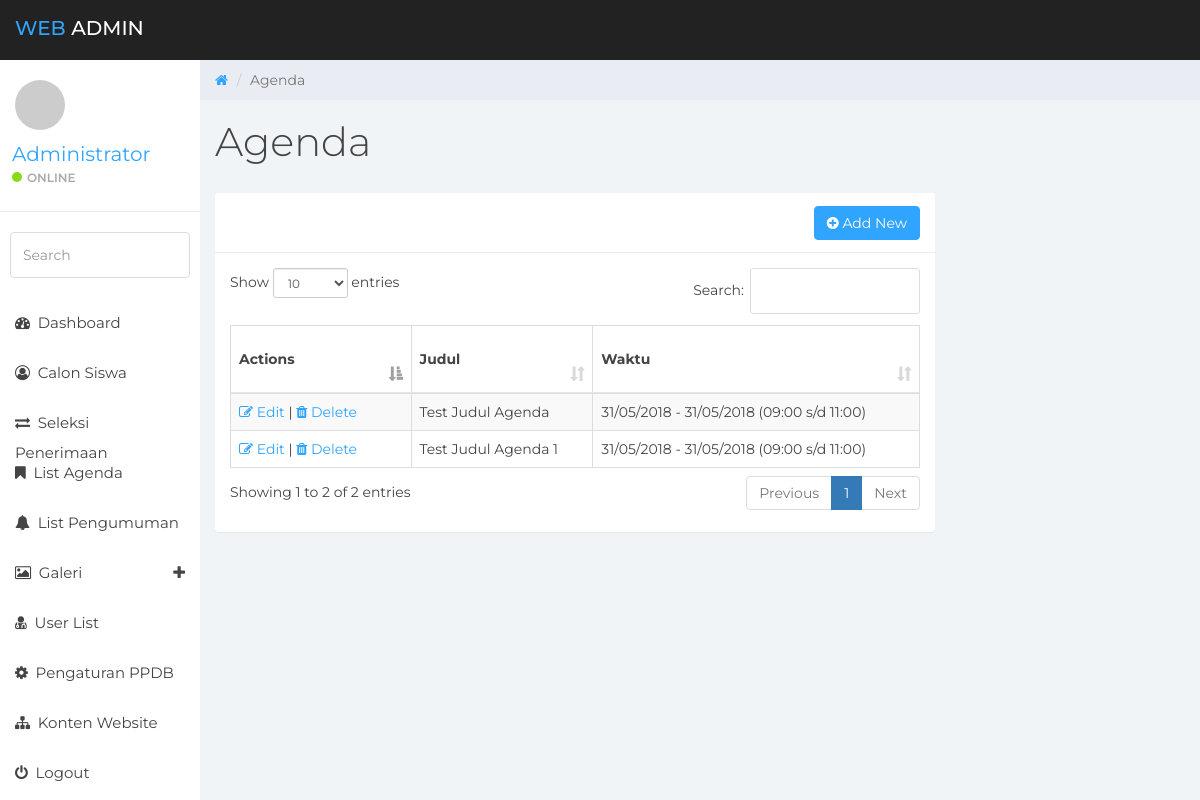
The app's page /sysadmin/?page=list-agenda (signed in) with its own data.
### tables this page shows
CREATE TABLE `agenda` (
  `ag_id` int(11) NOT NULL,
  `ag_tgl_posting` date NOT NULL,
  `ag_tgl_mulai` date NOT NULL,
  `ag_tgl_selesai` date NOT NULL,
  `ag_jam` varchar(50) NOT NULL,
  `ag_judul` varchar(100) NOT NULL,
  `ag_konten` text NOT NULL,
  `ag_tipe` enum('agenda','pengumuman') NOT NULL,
  `ag_publish` enum('Y','N') NOT NULL
);

### includes/constants.php (called while the page is built, shortened)
<?php
$baseurl = "http://".$_SERVER['HTTP_HOST'].str_replace(basename($_SERVER['SCRIPT_NAME']),"",$_SERVER['SCRIPT_NAME']);
?>

### includes/class.db.php (called while the page is built, shortened)
<?php
class DB
{
    private $link = null;
    static $inst = null;
    public function __construct()
    {
        try {
            $this->link = new mysqli( DB_HOST, DB_USER, DB_PASS, DB_NAME );
            $this->link->set_charset( "utf8" );
        } catch ( Exception $e ) {
            die( 'Unable to connect to database' );
        }
    }
    public function get_results( $query, $object = false )
    {
        $results = $this->link->query( $query );
        if( $this->link->error )
        {
            $this->log_db_errors( $this->link->error, $query );
            return false;
        }
        else
        {
            $row = array();
            while( $r = ( !$object ) ? $results->fetch_assoc() : $results->fetch_object() )
            {
                $row[] = $r;
            }
            return $row;
        }
    }
    static function getInstance()
    {
        if( self::$inst == null )
        {
            self::$inst = new DB();
        }
        return self::$inst;
    }
}

### sysadmin/modules/agenda/v_list.php (the view, shortened to what this page needs)
<?php
$pagetitle = "Agenda";
$act = "modules/agenda/do_task.php";
$getpage = "list-agenda";
$getact = htmlspecialchars($_GET["act"], ENT_QUOTES, 'UTF-8');
?>
<div class="row">
    <ol class="breadcrumb">
        <li><a href="<?php echo $baseurl;?>">
            <em class="fa fa-home"></em>
        </a></li>
        <li class="active"><?php echo $pagetitle;?></li>
    </ol>
</div>
<div class="row">
    <div class="col-lg-12">
        <h1 class="page-header"><?php echo $pagetitle;?></h1>
    </div>
</div>
<?php
switch($getact){
    default:
?>
<div class="row">
    <div class="col-lg-9">
        <div class="panel panel-default">
            <div class="panel-heading">
                <span class="pull-right"><button class="btn btn-primary" onclick="location.href='?page=<?php echo $getpage; ?>&act=add';"><i class="fa fa-plus-circle"></i> Add New</button> </span>
            </div>
            <div class="panel-body">
                <table id="example" class="table table-striped table-bordered" style="width:100%">
                    <thead>
                        <tr>
                            <th>Actions</th>
                            <th>Judul</th>
                            <th>Waktu</th>
                        </tr>
                    </thead>
                    <tbody>
                        <?php
                            $query = "SELECT * FROM agenda WHERE ag_tipe = 'agenda'";
                            $results = $database->get_results( $query );
                            foreach( $results as $row )
                            {
                                $jam_mulai = date("d/m/Y", strtotime($row[ag_tgl_mulai]));
                                $jam_selesai = date("d/m/Y", strtotime($row[ag_tgl_selesai]));
                                $waktu = $jam_mulai." - ".$jam_selesai." (".$row[ag_jam].")";
                                echo "<tr>";
                                    echo "<td>
                                            <a href='?page=$getpage&act=edit&key=$row[ag_id]'><i class='fa fa-edit'></i> Edit</a> |
                                            <a href='$act?page=$getpage&act=delete&key=$row[ag_id]'><i class='fa fa-trash'></i> Delete</a>
                                        </td>";
                                    echo "<td>$row[ag_judul]</td>";
                                    echo "<td>$waktu</td>";
                                echo "</tr>";
                            }
                        ?>
                    </tbody>
                </table>
            </div>
        </div>
    </div>
</div>
<?php
break;
?>
<?php
}
?>

### sysadmin/assets/css/styles.css (style rules this page uses)
body { background: #f1f4f7; padding-top: 60px; font-size: 14px; color: #444444; font-family: "Montserrat", "Helvetica Neue", Helvetica, Arial, sans-serif; }
a, a:hover, a:focus { color: #30a5ff; }
h1, h2, h3, h4, h5, h6 { color: #444444; }
h1 { font-weight: 300; font-size: 40px; }
.btn-primary, .btn-primary:hover, .btn-primary:focus, .btn-primary:active, .btn-primary.active, .open > .dropdown-toggle.btn-primary, .btn-primary.disabled, .btn-primary[disabled], fieldset[disabled] .btn-primary, .btn-primary.disabled:hover, .btn-primary[disabled]:hover, fieldset[disabled] .btn-primary:hover, .btn-primary.disabled:focus, .btn-primary[disabled]:focus, fieldset[disabled] .btn-primary:focus, .btn-primary.disabled:active, .btn-primary[disabled]:active, fieldset[disabled] .btn-primary:active, .btn-primary.disabled.active, .btn-primary[disabled].active, fieldset[disabled] .btn-primary.active { background-color: #30a5ff; border-color: #30a5ff; }
.panel { border: 0; }
.panel-heading { font-size: 20px; font-weight: 300; letter-spacing: 0.025em; height: 60px; line-height: 38px; }
.panel-default .panel-heading { background: #fff; border-bottom: 1px solid #e9ecf2; color: #444444; }
.panel-heading span { margin: 0px; font-size: 14px; }
.breadcrumb { border-radius: 0; padding: 10px 15px 10px 15px; background: #e9ecf2; margin: 0; }
h1.page-header { margin-top: 20px; border-bottom: 0; }
.table { background: #fff; }
.table > thead > tr > th { border-bottom: 1px solid #e6e7e8; vertical-align: middle; height: 50px; }

### records on screen
agenda: ag_judul "Test Judul Agenda", waktu "31/05/2018 - 31/05/2018 (09:00 s/d 11:00)"
agenda: ag_judul "Test Judul Agenda 1", waktu "31/05/2018 - 31/05/2018 (09:00 s/d 11:00)"

### other values on screen
$_SESSION['vName'] "Administrator"
$pagetitle "Agenda"
